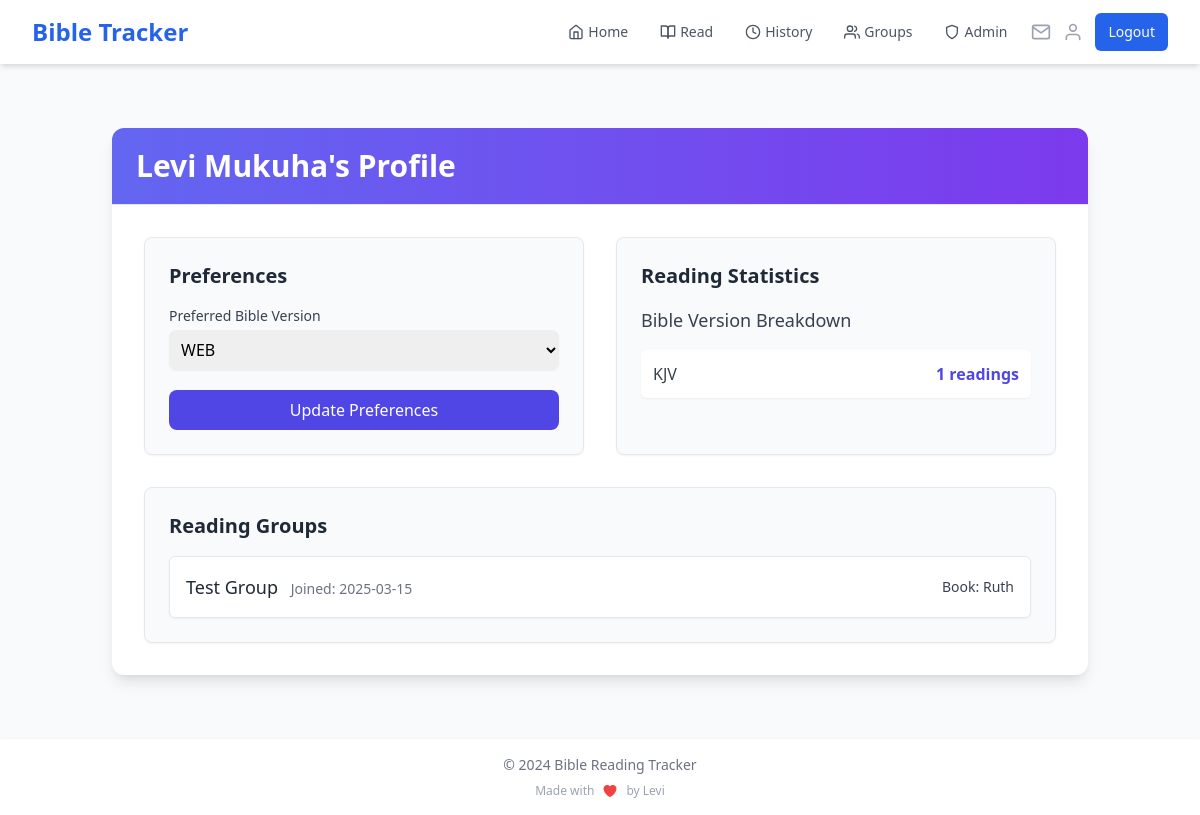
The app's page /profile (signed in) with its own data.
### app.py (models this page shows)
class User(UserMixin, db.Model):
    id = db.Column(db.Integer, primary_key=True)
    name = db.Column(db.String(100), nullable=False)
    email = db.Column(db.String(120), unique=True, nullable=False, index=True)
    password_hash = db.Column(db.String(200), nullable=False)
    streak = db.Column(db.Integer, default=0)
    last_read_date = db.Column(db.DateTime, index=True)
    readings = db.relationship('Reading', backref='user', lazy='dynamic')
    preferred_version = db.Column(db.String(10), default='KJV')
    created_groups = db.relationship('ReadingGroup', backref='creator', lazy='dynamic')
    group_memberships = db.relationship('GroupMember', backref='user', lazy='dynamic')

class Reading(db.Model):
    __table_args__ = (
        db.Index('idx_user_date', 'user_id', 'date'),
    )
    id = db.Column(db.Integer, primary_key=True)
    user_id = db.Column(db.Integer, db.ForeignKey('user.id'), nullable=False)
    book = db.Column(db.String(50), nullable=False)
    chapter = db.Column(db.Integer, nullable=False)
    verses = db.Column(db.String(200))
    highlights = db.Column(db.Text)
    date = db.Column(db.DateTime, default=datetime.utcnow, index=True)
    bible_version = db.Column(db.String(10), default='KJV')

class GroupMember(db.Model):
    id = db.Column(db.Integer, primary_key=True)
    group_id = db.Column(db.Integer, db.ForeignKey('reading_group.id'), nullable=False)
    user_id = db.Column(db.Integer, db.ForeignKey('user.id'), nullable=False)
    join_date = db.Column(db.DateTime, default=datetime.utcnow)
    last_read_chapter = db.Column(db.Integer, default=0)
    __table_args__ = (db.UniqueConstraint('group_id', 'user_id'),)

class ReadingGroup(db.Model):
    id = db.Column(db.Integer, primary_key=True)
    name = db.Column(db.String(100), nullable=False)
    description = db.Column(db.Text)
    created_at = db.Column(db.DateTime, default=datetime.utcnow)
    book = db.Column(db.String(50), nullable=False)
    current_chapter = db.Column(db.Integer, default=1)
    target_completion_date = db.Column(db.DateTime)
    creator_id = db.Column(db.Integer, db.ForeignKey('user.id'), nullable=False)
    visibility = db.Column(db.String(20), default='public')
    access_code = db.Column(db.String(20))
    members = db.relationship('GroupMember', backref='reading_group', lazy='joined')
    readings = db.relationship('GroupReading', backref='reading_group', lazy='dynamic')
    invitations = db.relationship('GroupInvitation', backref='reading_group', lazy='dynamic')

### app.py (the view)
@app.route('/profile', methods=['GET', 'POST'])
@login_required
def profile():
    if request.method == 'POST':
        current_user.preferred_version = request.form.get('preferred_version', 'KJV')
        db.session.commit()
        cache.delete_memoized(get_bible_books)
        flash('Preferences updated successfully!')
        return redirect(url_for('profile'))
    reading_stats = db.session.query(
        Reading.bible_version,
        db.func.count(Reading.id)
    ).filter_by(user_id=current_user.id).group_by(Reading.bible_version).all()
    group_stats = GroupMember.query.filter_by(user_id=current_user.id).options(
        db.joinedload(GroupMember.reading_group)  # Change 'group' to 'reading_group'
    ).all()
    return render_template('profile.html',
                         versions=BIBLE_VERSIONS.keys(),
                         reading_stats=reading_stats,
                         group_stats=group_stats)

### app.py (called while the page is built)
@login_manager.user_loader
def load_user(user_id):
    if 'user_id' in session:
        return User.query.get(int(session['user_id']))
    return None

@app.context_processor
def inject_user_name():
    if current_user.is_authenticated:
        return dict(user_name=current_user.name)
    return dict(user_name='Guest')

@app.context_processor
def inject_invitation_count():
    if current_user.is_authenticated:
        invitation_count = GroupInvitation.query.filter(
            GroupInvitation.email == current_user.email,
            GroupInvitation.used == False,
            GroupInvitation.expires_at > datetime.utcnow()
        ).count()
        return dict(invitation_count=invitation_count)
    return dict(invitation_count=0)

### templates/profile.html
{% extends "base.html" %}
{% block content %}
<div class="container mx-auto px-6 py-8">
    <div class="bg-white shadow-lg rounded-xl overflow-hidden">
        <div class="bg-gradient-to-r from-indigo-500 to-purple-600 px-6 py-5 border-b">
            <h1 class="text-3xl font-bold text-white">{{ user_name }}'s Profile</h1>
        </div>
        <div class="p-8">
            <div class="grid md:grid-cols-2 gap-8">
                <div class="bg-gray-50 p-6 rounded-lg shadow-sm border">
                    <h2 class="text-xl font-semibold text-gray-800 mb-4">Preferences</h2>
                    <form method="POST" class="space-y-5">
                        <div>
                            <label class="block text-sm font-medium text-gray-700">
                                Preferred Bible Version
                            </label>
                            <select
                                name="preferred_version"
                                class="mt-1 block w-full rounded-lg border-gray-300 shadow-sm focus:border-indigo-400 focus:ring focus:ring-indigo-300 focus:ring-opacity-50 p-2"
                            >
                                {% for version in versions %}
                                <option
                                    value="{{ version }}"
                                    {% if version == current_user.preferred_version %}selected{% endif %}
                                >
                                    {{ version }}
                                </option>
                                {% endfor %}
                            </select>
                        </div>
                        <button
                            type="submit"
                            class="w-full bg-indigo-600 text-white py-2 px-4 rounded-lg hover:bg-indigo-700 transition focus:outline-none focus:ring-2 focus:ring-indigo-500"
                        >
                            Update Preferences
                        </button>
                    </form>
                </div>
                <div class="bg-gray-50 p-6 rounded-lg shadow-sm border">
                    <h2 class="text-xl font-semibold text-gray-800 mb-4">Reading Statistics</h2>
                    <div class="space-y-4">
                        <h3 class="text-lg font-medium text-gray-700">Bible Version Breakdown</h3>
                        {% for version, count in reading_stats %}
                        <div class="flex justify-between items-center bg-white p-3 rounded-md shadow-sm">
                            <span class="text-gray-700">{{ version }}</span>
                            <span class="font-semibold text-indigo-600">{{ count }} readings</span>
                        </div>
                        {% endfor %}
                    </div>
                </div>
            </div>
            <div class="mt-8 bg-gray-50 p-6 rounded-lg shadow-sm border">
                <h2 class="text-xl font-semibold text-gray-800 mb-4">Reading Groups</h2>
                {% if group_stats %}
                    <div class="space-y-4">
                        {% for membership in group_stats %}
                        <div class="flex justify-between items-center bg-white p-4 rounded-md shadow-sm border border-gray-200">
                            <div>
                                <span class="font-medium text-gray-800 text-lg">
                                    {{ membership.reading_group.name }}
                                </span>
                                <span class="ml-2 text-sm text-gray-500">
                                    Joined: {{ membership.join_date.strftime('%Y-%m-%d') }}
                                </span>
                            </div>
                            <span class="text-sm text-gray-700 font-medium">
                                Book: {{ membership.reading_group.book }}
                            </span>
                        </div>
                        {% endfor %}
                    </div>
                {% else %}
                    <p class="text-gray-500 text-center">You haven't joined any reading groups yet.</p>
                {% endif %}
            </div>
        </div>
    </div>
</div>
{% endblock %}

### records on screen
User: name "Levi Mukuha", preferred_version "WEB"
Reading: bible_version "KJV", count "1"
GroupMember: reading_group.name "Test Group", join_date "2025-03-15", reading_group.book "Ruth"
